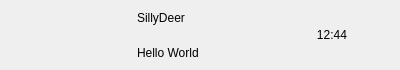
<?xml version="1.0" encoding="UTF-8"?>
<ui version="4.0">
 <class>ChatUserWid</class>
 <widget class="QWidget" name="ChatUserWid">
  <property name="geometry">
   <rect>
    <x>0</x>
    <y>0</y>
    <width>400</width>
    <height>70</height>
   </rect>
  </property>
  <property name="minimumSize">
   <size>
    <width>0</width>
    <height>70</height>
   </size>
  </property>
  <property name="maximumSize">
   <size>
    <width>16777215</width>
    <height>70</height>
   </size>
  </property>
  <property name="windowTitle">
   <string>Form</string>
  </property>
  <layout class="QHBoxLayout" name="horizontalLayout">
   <property name="spacing">
    <number>5</number>
   </property>
   <property name="leftMargin">
    <number>6</number>
   </property>
   <property name="topMargin">
    <number>2</number>
   </property>
   <property name="rightMargin">
    <number>6</number>
   </property>
   <property name="bottomMargin">
    <number>2</number>
   </property>
   <item>
    <widget class="QWidget" name="icon_wid" native="true">
     <property name="minimumSize">
      <size>
       <width>50</width>
       <height>50</height>
      </size>
     </property>
     <property name="maximumSize">
      <size>
       <width>50</width>
       <height>50</height>
      </size>
     </property>
     <layout class="QHBoxLayout" name="horizontalLayout_2">
      <property name="spacing">
       <number>0</number>
      </property>
      <property name="leftMargin">
       <number>0</number>
      </property>
      <property name="topMargin">
       <number>0</number>
      </property>
      <property name="rightMargin">
       <number>0</number>
      </property>
      <property name="bottomMargin">
       <number>0</number>
      </property>
      <item>
       <widget class="QLabel" name="icon_lb">
        <property name="minimumSize">
         <size>
          <width>45</width>
          <height>45</height>
         </size>
        </property>
        <property name="maximumSize">
         <size>
          <width>45</width>
          <height>45</height>
         </size>
        </property>
        <property name="text">
         <string/>
        </property>
       </widget>
      </item>
     </layout>
    </widget>
   </item>
   <item>
    <widget class="QWidget" name="user_info_wid" native="true">
     <property name="maximumSize">
      <size>
       <width>130</width>
       <height>16777215</height>
      </size>
     </property>
     <layout class="QVBoxLayout" name="verticalLayout">
      <property name="spacing">
       <number>7</number>
      </property>
      <property name="leftMargin">
       <number>2</number>
      </property>
      <property name="topMargin">
       <number>2</number>
      </property>
      <property name="rightMargin">
       <number>2</number>
      </property>
      <property name="bottomMargin">
       <number>2</number>
      </property>
      <item>
       <widget class="QLabel" name="user_name_lb">
        <property name="maximumSize">
         <size>
          <width>130</width>
          <height>16777215</height>
         </size>
        </property>
        <property name="text">
         <string>SillyDeer</string>
        </property>
       </widget>
      </item>
      <item>
       <widget class="QLabel" name="user_chat_lb">
        <property name="maximumSize">
         <size>
          <width>130</width>
          <height>16777215</height>
         </size>
        </property>
        <property name="text">
         <string>Hello World</string>
        </property>
       </widget>
      </item>
     </layout>
    </widget>
   </item>
   <item>
    <widget class="QWidget" name="time_wid" native="true">
     <property name="minimumSize">
      <size>
       <width>50</width>
       <height>50</height>
      </size>
     </property>
     <property name="maximumSize">
      <size>
       <width>50</width>
       <height>50</height>
      </size>
     </property>
     <layout class="QHBoxLayout" name="horizontalLayout_3">
      <item>
       <widget class="QLabel" name="time_lb">
        <property name="text">
         <string>12:44</string>
        </property>
        <property name="alignment">
         <set>Qt::AlignCenter</set>
        </property>
       </widget>
      </item>
     </layout>
    </widget>
   </item>
  </layout>
 </widget>
 <resources/>
 <connections/>
</ui>
